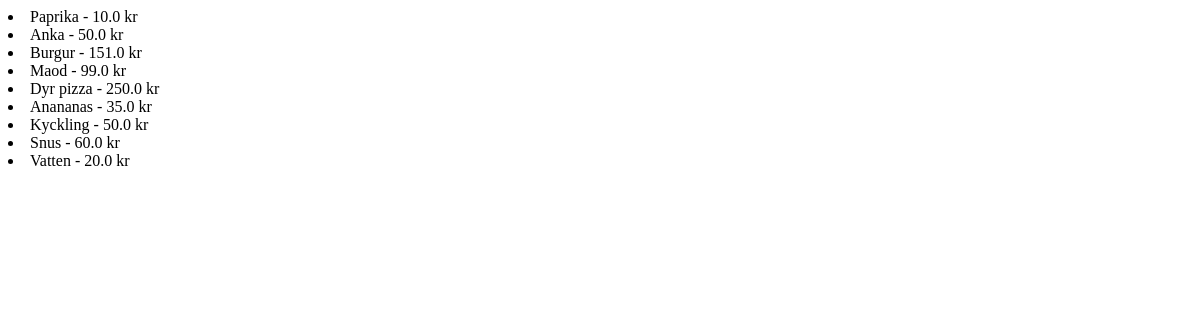
Before: /products/ with the older database file.
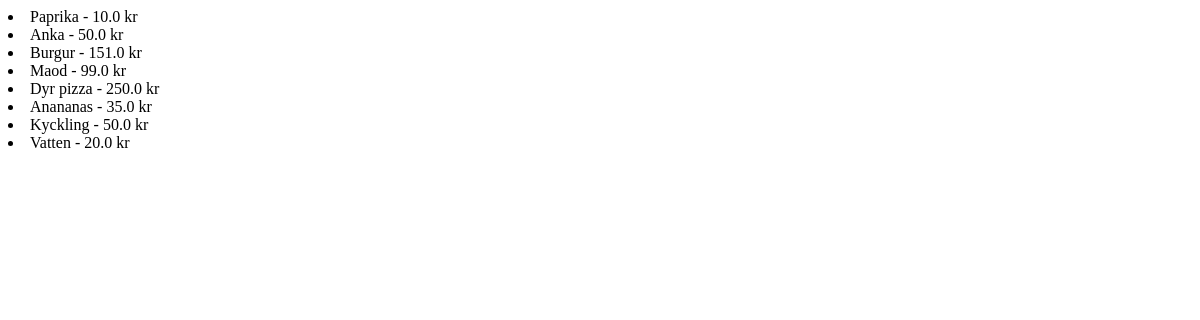
After: the same page with the newer database file.
### products/models.py (models this page shows, shortened)
class Product(models.Model):
  id = models.AutoField(primary_key=True)
  name = models.CharField(max_length=200)
  price = models.FloatField(max_length=200)

### products/views.py (the view)
# urls.py: path('', views.IndexView.as_view(), name='index'),
class IndexView(generic.ListView):
  template_name = 'products/index.html'
  context_object_name = 'latest_product_list'
  def get_queryset(self):
    return Product.objects.all()

### products/templates/products/index.html
{% if latest_product_list %}
    {% for product in latest_product_list %}
        <li>{{ product.name }} - {{ product.price }} kr</li>
    {% endfor %}
{% else %}
    <p>No products are available.</p>
{% endif %}

Changed rows visible on the page:
removed Product: name "Snus", price "60.0"
